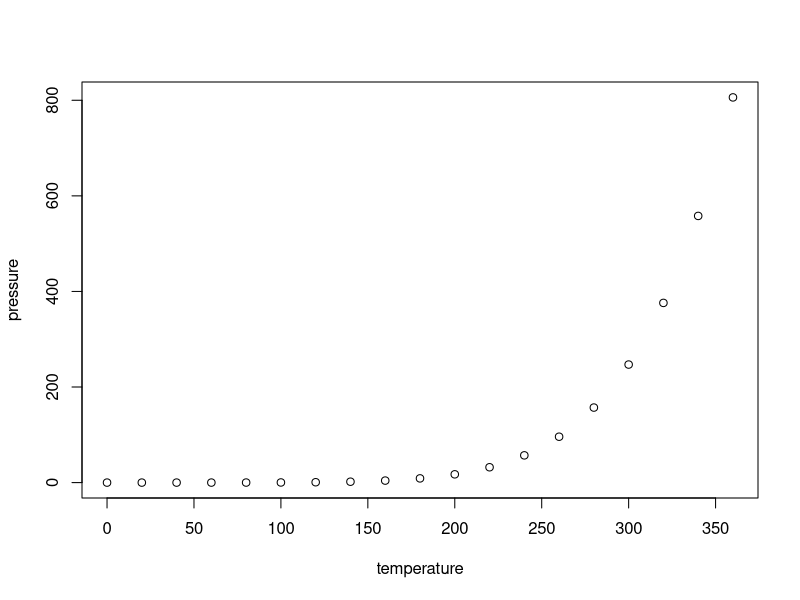
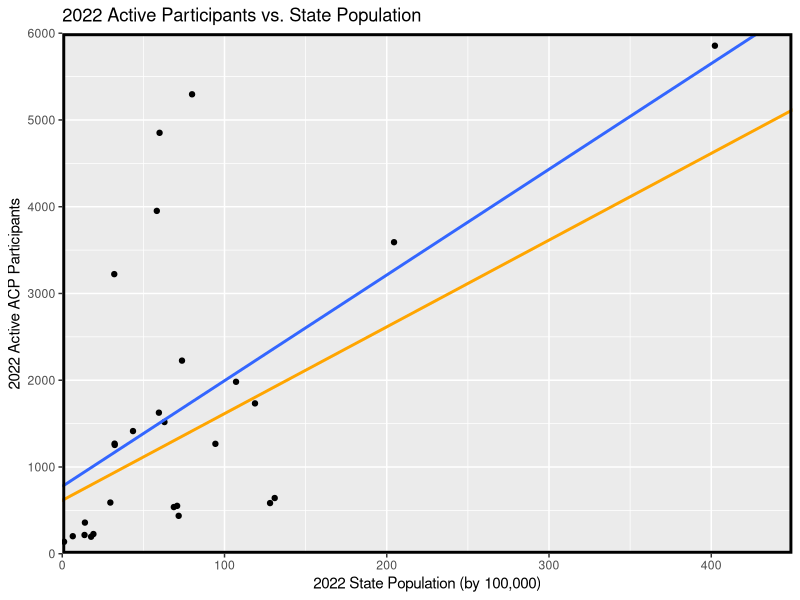
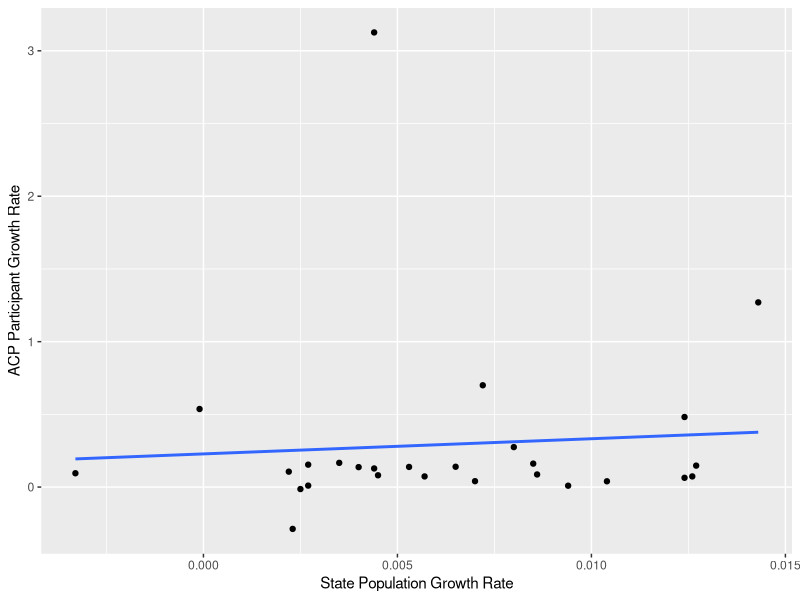
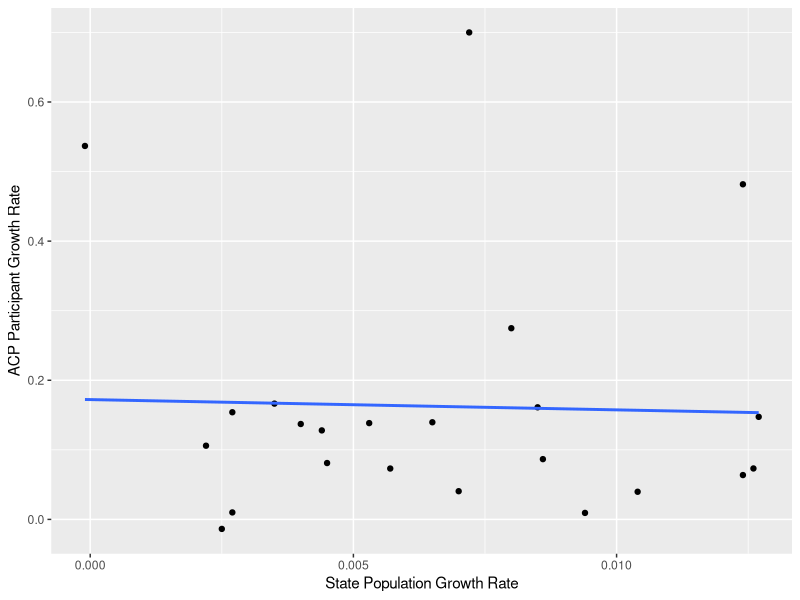
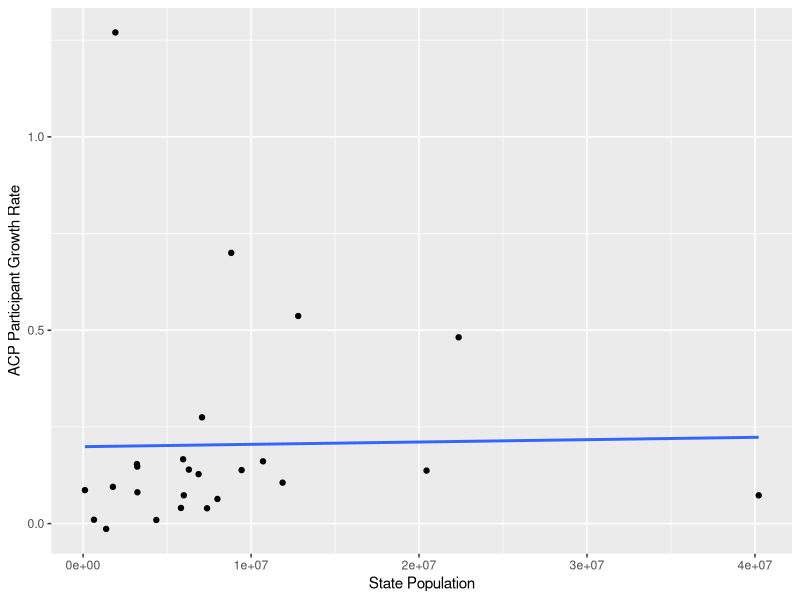
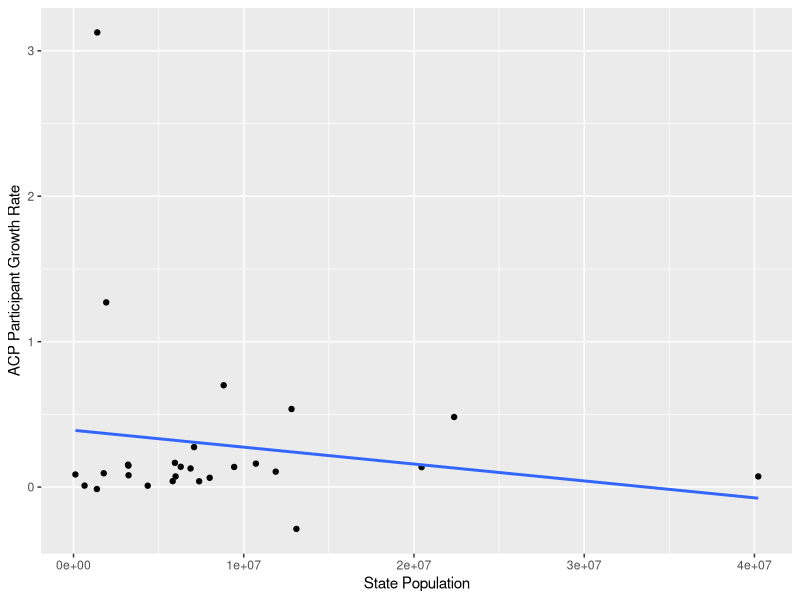
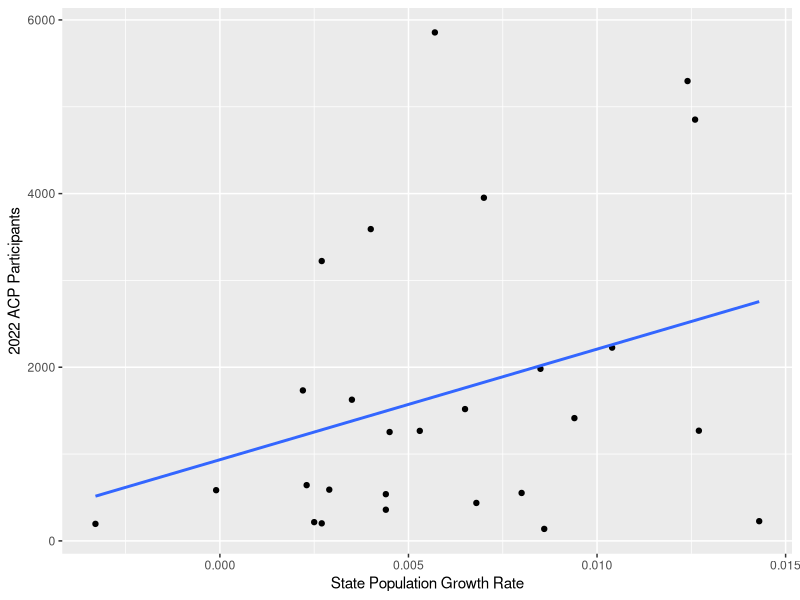
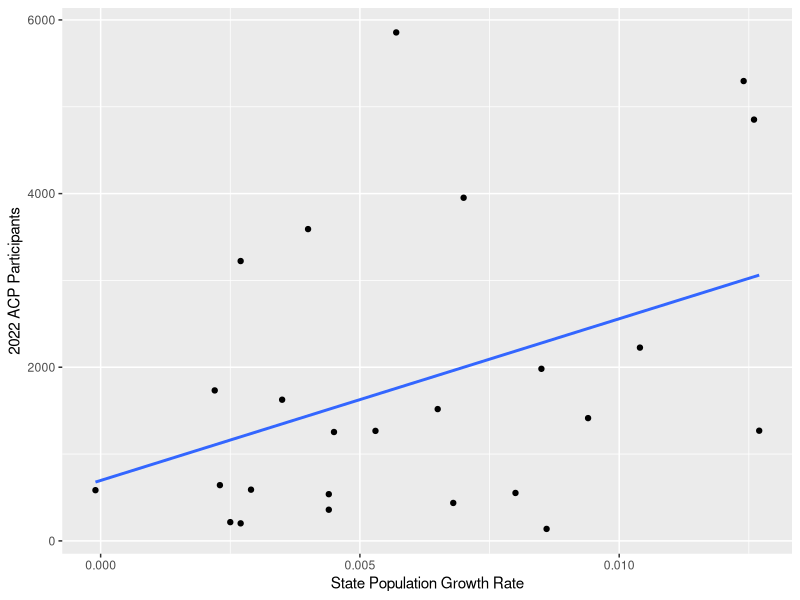

These charts were generated, in order, by the following R code:
## ---- chunk 1
knitr::opts_chunk$set(echo = TRUE)
## ---- chunk 2
plot(pressure)
## ---- chunk 3

suppressPackageStartupMessages(library(tidyverse))
suppressPackageStartupMessages(library(ggplot2))

getwd()
setwd('C:/Users/Christian/OneDrive/Desktop/work from home/NACAP')

figs <- suppressMessages(read_csv('2022FigFrenz_clean.csv'))
## ---- chunk 4
Figs <- figs %>% #complete set of the data
  filter(Totals.State != 'Total')
Figs

popVpart <- Figs %>% #Data for State population vs. ACP participation
  select(Totals.State, '2022.parts', population, `population/participants`)

growth_sqrd <- Figs %>% #Data for State growth rate vs. ACP participant growth rate
  select(Totals.State, `growth rate`, participant_growthRate) 

popVacpGrowth <- Figs %>% #Data for population vs. ACP participant growth rate
  select(Totals.State, population, participant_growthRate) 

grVacpParts <- Figs %>% #Data for State growth rate vs. 2022 ACP participants
  select(Totals.State, `growth rate`, `2022.parts`)

densVprop <- Figs %>% #Data for State population density vs. the proportion of ACP participants to households(gives a look at dependents)
  select(Totals.State, density, `2022.parts`, `2022.households`)

densVacpGrowth <- Figs %>% #Data for State population density vs. ACP growth rate
  select(Totals.State, density, participant_growthRate)

parts2house <- Figs %>% #Data for average dependents per household
  select(Totals.State, `2022.parts`, `2022.households`)

## ---- chunk 5
popVpart #Data for State population vs. ACP participation
popVpart2 <- popVpart %>% 
  arrange(`2022.parts`) %>%
  filter(Totals.State != 'Texas' &
           Totals.State != 'Virginia' &
           Totals.State != 'Florida' &
           Totals.State != 'Washington DC' &
           Totals.State != 'Mississippi') %>%
  mutate(pop2 = population/100000)
popVpart2

popVpart_grf <- ggplot(popVpart2, aes(y = `2022.parts`, x = pop2)) +
  geom_point() +
  geom_smooth(method = lm, se = FALSE, fullrange=TRUE) +
  geom_abline(slope = 10,
              intercept = 615.36,
              color = "orange",
              linewidth = 1) +
  scale_x_continuous(limits=c(0, 450), expand = c(0, 0)) +
  scale_y_continuous(limits=c(0, 6000), expand = c(0, 0)) +
  xlab("2022 State Population (by 100,000)") + ylab("2022 Active ACP Participants") +
  theme(panel.border = element_rect(color = 'black',
                                    fill = NA,
                                    linewidth = 2)) +
  ggtitle('2022 Active Participants vs. State Population')
##if the axes are flipped then the abline equation becomes y=0.0311x+29.786
popVpart_grf
cor.test(popVpart2$`2022.parts`, popVpart2$pop2)
## ---- chunk 6
growth_sqrd_clean <- growth_sqrd %>% #Data for State growth rate vs. ACP participant growth rate
  rename("growth_rate" = "growth rate") %>%
  drop_na() 

#removing outliers
growth_sqrd_clean2 <- growth_sqrd %>% #Data for State growth rate vs. ACP participant growth rate
  rename("growth_rate" = "growth rate") %>%
  filter(Totals.State != 'New Hampshire' &
           Totals.State != 'Idaho' &
           Totals.State != 'Pennsylvania' &
           Totals.State != 'West Virginia') %>%  #filtering outliers
  drop_na() 
                            
outliers_upper <- quantile(growth_sqrd_clean$growth_rate, 0.999, na.rm = TRUE)  #growth_rate outliers
#outliers_upper <- quantile(growth_sqrd_clean$participant_growthRate, 0.997, na.rm = TRUE)  #participant_growthRate outliers
outliers_upper

outliers_lower <- quantile(growth_sqrd_clean$growth_rate, 0.001, na.rm = TRUE) #growth_rate outliers
#outliers_lower <- quantile(growth_sqrd_clean$participant_growthRate, 0.003, na.rm = TRUE) #participant_growthRate outliers
outliers_lower

#outliers <- which(growth_sqrd_clean$participant_growthRate > outliers_upper | growth_sqrd_clean$participant_growthRate < outliers_lower) #participant_growthRate outliers
outliers <- which(growth_sqrd_clean$growth_rate > outliers_upper | growth_sqrd_clean$growth_rate < outliers_lower)
print(outliers)
#growth_rate outliers
growth_sqrd_clean[24, 1:3] 
growth_sqrd_clean[26, 1:3]
#participant_growthRate
growth_sqrd_clean[3, 1:3] 
growth_sqrd_clean[27, 1:3]

###graph with outliers 
growth_sqrd_grf <- ggplot(growth_sqrd_clean, aes(x=growth_rate, y=participant_growthRate)) +
  geom_point() +
  geom_smooth(method=lm, se=FALSE) +
  ylab("ACP Participant Growth Rate") + xlab("State Population Growth Rate")


###graph with outliers removed
growth_sqrd_grf2 <- ggplot(growth_sqrd_clean2, aes(x=growth_rate, y=participant_growthRate)) +
  geom_point() +
  geom_smooth(method=lm, se=FALSE) +
  ylab("ACP Participant Growth Rate") + xlab("State Population Growth Rate")

##
growth_sqrd_grf
growth_sqrd_grf2
cor.test(growth_sqrd_clean$growth_rate, growth_sqrd_clean$participant_growthRate) #with outliers
## ---- chunk 7
popVacpGrowth_clean <- popVacpGrowth %>%
  drop_na()#Data for population vs. ACP participant growth rate

##removing outliers
popVacpGrowth_clean2 <- popVacpGrowth %>%
  filter(Totals.State != 'New Hampshire' &
           Totals.State != 'Pennsylvania') %>%  #filtering outliers)
  drop_na()#Data for population vs. ACP participant growth rate


popVacpGrowth_grf <- ggplot(popVacpGrowth_clean, aes(x=population, y=participant_growthRate)) +
  geom_point() +
  geom_smooth(method=glm, se=FALSE) +
  ylab("ACP Participant Growth Rate") + xlab("State Population")

##without outliers
popVacpGrowth_grf2 <- ggplot(popVacpGrowth_clean2, aes(x=population, y=participant_growthRate)) +
  geom_point() +
  geom_smooth(method=glm, se=FALSE) +
  ylab("ACP Participant Growth Rate") + xlab("State Population")

###graph without outliers
popVacpGrowth_grf2
###graph with outliers
popVacpGrowth_grf

cor.test(popVacpGrowth_clean$population, popVacpGrowth_clean$participant_growthRate)
cor.test(popVacpGrowth_clean2$population, popVacpGrowth_clean2$participant_growthRate)
## ---- chunk 8
grVacpParts_clean <- grVacpParts %>%   #Data for State growth rate vs. 2022 ACP participants
  rename("growth_rate" = "growth rate") %>%
  drop_na()

##removing outliers
grVacpParts_clean2 <- grVacpParts %>%   #Data for State growth rate vs. 2022 ACP participants
  rename("growth_rate" = "growth rate") %>%
  filter(Totals.State != 'Idaho' &
           Totals.State != 'West Virginia') %>%  #filtering outliers
  drop_na()

grVacpParts_grf <- ggplot(grVacpParts_clean, aes(x=growth_rate, y=`2022.parts`)) +
  geom_point() +
  geom_smooth(method=glm, se=FALSE) +
  ylab("2022 ACP Participants") + xlab("State Population Growth Rate")


grVacpParts_grf2 <- ggplot(grVacpParts_clean2, aes(x=growth_rate, y=`2022.parts`)) +
  geom_point() +
  geom_smooth(method=glm, se=FALSE) +
  ylab("2022 ACP Participants") + xlab("State Population Growth Rate")

###graph with outliers included
grVacpParts_grf
###graph without outliers
grVacpParts_grf2

cor.test(grVacpParts_clean$growth_rate, grVacpParts_clean$`2022.parts`)
cor.test(grVacpParts_clean2$growth_rate, grVacpParts_clean2$`2022.parts`)
## ---- chunk 9
densVprop_clean <- densVprop %>% #Data for State population density vs. the proportion of ACP participants to households(gives a look at dependents)
  drop_na() %>%
  mutate('fullHouse' = `2022.households`/`2022.parts`) %>%
  arrange(density)

densVprop_grf <- ggplot(densVprop_clean, aes(x=density, y=fullHouse)) +
  geom_point() +
  geom_smooth(method=glm, se=FALSE) +
  ylab("2022 ACP Residents/House") + xlab("State Density")

densVprop_grf
cor.test(densVprop_clean$density, densVprop_clean$fullHouse)
## ---- chunk 10
#densVacpGrowth #Data for State population density vs. ACP growth rate

densVacpGrowth_clean <- densVacpGrowth %>% #Data for State population density vs. the proportion of ACP participants to households(gives a look at dependents)
  drop_na() %>%
  arrange(density)

##removing outliers
densVacpGrowth_clean2 <- densVacpGrowth %>% #Data for State population density vs. the proportion of ACP participants to households(gives a look at dependents)
  filter(Totals.State != 'New Hampshire' &
           Totals.State != 'Pennsylvania') %>% 
  drop_na() %>%
  arrange(density)

densVprop_grf <- ggplot(densVacpGrowth_clean, aes(x=density, y=participant_growthRate)) +
  geom_point() +
  geom_smooth(method=glm, se=FALSE) +
  ylab("2022 ACP Growth Rate") + xlab("State Density")

##outliers removed
densVprop_grf2 <- ggplot(densVacpGrowth_clean2, aes(x=density, y=participant_growthRate)) +
  geom_point() +
  geom_smooth(method=glm, se=FALSE) +
  ylab("2022 ACP Growth Rate") + xlab("State Density")

densVprop_grf
densVprop_grf2
densVprop_clean
cor.test(densVacpGrowth_clean$density, densVacpGrowth_clean$participant_growthRate)
cor.test(densVacpGrowth_clean2$density, densVacpGrowth_clean2$participant_growthRate)
## ---- chunk 11
#parts2house #Data for average dependents per household
parts2house_clean <- parts2house %>% 
  drop_na()

parts2house_grf <- ggplot(parts2house_clean, aes(x=`2022.parts`, y=`2022.households`)) +
  geom_point() +
  geom_smooth(method=glm, se=FALSE) +
  xlab("2022 ACP Participation") + ylab("2022 ACP Households")

parts2house_grf2 <- ggplot(parts2house_clean, aes(x=`2022.parts`, y=`2022.households`)) +
  geom_point() +
  geom_smooth(method=loess, se=FALSE) +
  xlab("2022 ACP Participation") + ylab("2022 ACP Households")


parts2house_grf
parts2house_grf2
cor.test(parts2house_clean$`2022.parts`,parts2house_clean$`2022.households`)
## ---- chunk 12
brenda <- Figs %>% 
  transmute('perCapita' = `population/participants`, 'State' = Totals.State) %>% 
  drop_na() %>%
  arrange(perCapita)
brenda
brend_grfz <- ggplot(brenda, aes(x=reorder(State, -perCapita), y=perCapita)) +
  geom_col() + theme(axis.text.x = element_text(angle = 90, vjust = 0.5, hjust=1))
brend_grfz
## ---- chunk 13
agg <- Figs %>% 
  select(Totals.State, `2022.parts`, `2021.parts`, `2022.households`, `2021.households`, `2022.totals`, `2021.totals`) %>% 
  drop_na()
participants2022 <- mean(agg$`2022.parts`)
participants2021 <- mean(agg$`2021.parts`)
households2022 <- mean(agg$`2022.households`)
households2021 <- mean(agg$`2021.households`)
totals2022 <- mean(agg$`2022.totals`)
totals2021 <- mean(agg$`2021.totals`)
participants2022
participants2021
households2022
households2021
totals2022
totals2021

## ---- chunk 14
avgs <- suppressMessages(read_csv('2022FigFrenz_clean_agg.csv'))
## ---- chunk 15
avgs_grf <- ggplot(avgs, aes(x = group, y = average, fill = (as.factor(year)))) +
  geom_bar(width = 0.5, 
           position = position_dodge(0.6), 
           stat = 'identity', 
           color = 'black') +
  geom_text(aes(label = average), 
            position = position_dodge(0.6), 
            vjust = -0.3) +
  theme(axis.title.x = element_blank(),
        axis.title.y = element_blank(),
        legend.title = element_blank(),
        panel.border = element_rect(color = 'black',
                                    fill = NA,
                                    linewidth = 1.5)) +
  ggtitle('Program Averages') +
  scale_x_discrete(labels = c('Participants','Households','Total Served'))
avgs_grf
